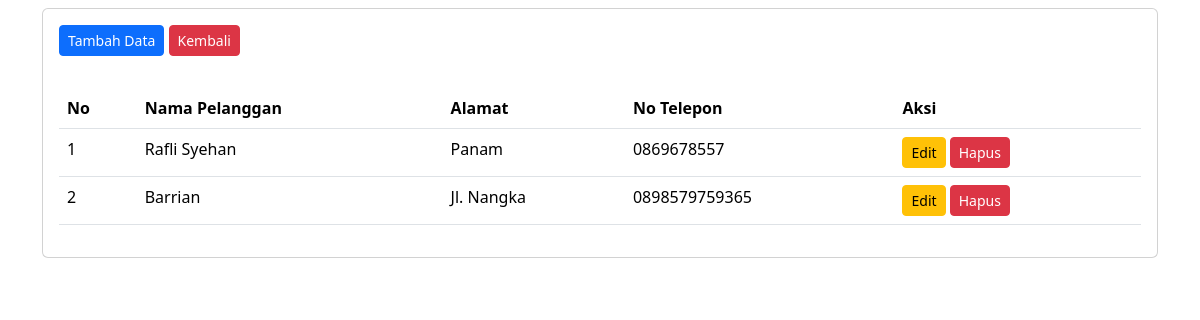
Page /ukk/pelanggan/index.php (signed in) on the committed database.
### tables this page shows
CREATE TABLE `pelanggan` (
  `PelangganID` int(11) NOT NULL,
  `NamaPelanggan` varchar(255) NOT NULL,
  `Alamat` text NOT NULL,
  `NomorTelepon` varchar(15) NOT NULL
);

### ukk/pelanggan/index.php (the view, shortened to what this page needs)
<!DOCTYPE html>
<html lang="en">
<head>
    <link href="https://cdn.jsdelivr.net/npm/bootstrap@5.3.2/dist/css/bootstrap.min.css" rel="stylesheet"
>
</head>
<body>
    <div class="container">
        <div class="content">
            <div class="card mt-2">
                <div class="card-body">
                    <button type="button" class="btn btn-primary btn-sm" data-bs-toggle="modal"
                        data-bs-target="#tambah-data">
                        Tambah Data
                    </button>
                    <a href="../dashboard.php"><button type="button" class="btn btn-danger btn-sm">
                            Kembali
                        </button></a>
                </div>
                <div class="card-body">
                    <table class="table">
                        <thead>
                            <tr>
                                <th>No</th>
                                <th>Nama Pelanggan</th>
                                <th>Alamat</th>
                                <th>No Telepon</th>
                                <th>Aksi</th>
                            </tr>
                        </thead>
                        <tbody>
                            <?php
                            include '../koneksi.php';
                            $no = 1;
                            $data = mysqli_query($koneksi, "SELECT * FROM pelanggan");
                            while ($d = mysqli_fetch_array($data)) {
                                ?>
                                <tr>
                                    <td>
                                        <?php echo $no++; ?>
                                    </td>
                                    <td>
                                        <?php echo $d['NamaPelanggan']; ?>
                                    </td>
                                    <td>
                                        <?php echo $d['Alamat']; ?>
                                    </td>
                                    <td>
                                        <?php echo $d['NomorTelepon']; ?>
                                    </td>
                                    <td>
                                        <button type="button" class="btn btn-warning btn-sm" data-bs-toggle="modal"
                                            data-bs-target="#edit-data<?php echo $d['PelangganID']; ?>">
                                            Edit
                                        </button>
                                        <button type="button" class="btn btn-danger btn-sm" data-bs-toggle="modal"
                                            data-bs-target="#hapus-data<?php echo $d['PelangganID']; ?>">
                                            Hapus
                                        </button>
                                    </td>
                                </tr>
                            <?php } ?>
                        </tbody>
                    </table>
                </div>
            </div>
        </div>
    </div>
</body>
</html>

### rows in the picture
pelanggan: NamaPelanggan "Rafli Syehan", Alamat "Panam", NomorTelepon "0869678557"
pelanggan: NamaPelanggan "Barrian", Alamat "Jl. Nangka", NomorTelepon "0898579759365"
